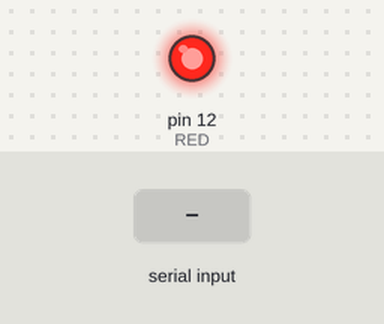
Recording of a sketch running on a simulated Arduino Uno, built with avr-gcc and run on an emulated ATmega328P. On the bench: output pins drawn as LEDs (lit = HIGH). The test bench sets the inputs (shaded band).

Above: at 1.2 s.
1.3 s: "90,45\n" received over Serial
At 1.9 s:
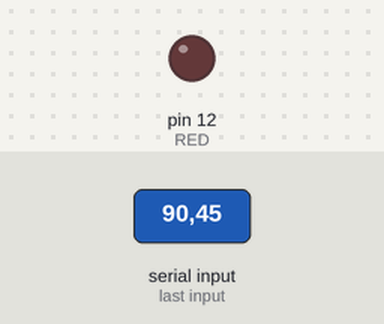
4.3 s: "30,150\n" received over Serial
At 6.4 s:
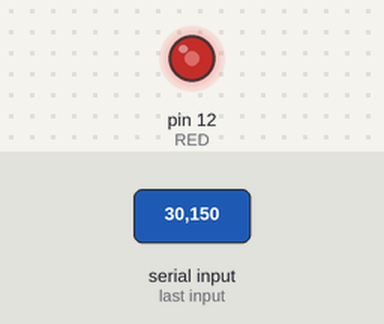
Timing chart, 0 to 13.3 s (numbered marks = the images above; inputs shaded):
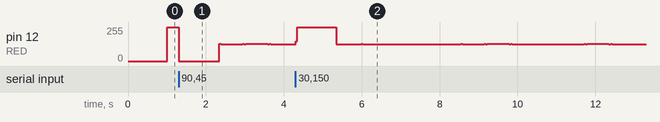

The sketch:

10_noUseDelay.ino
```cpp
/*
millis() 함수를 사용해 delay없이 지연하기
*/

unsigned long prevMillis = 0;
unsigned long interval = 1000;

int RED = 12;
int flag = 0;

void setup() {
  Serial.begin(9600);
  pinMode(RED, OUTPUT);
}

void loop() {
  unsigned long currMillis = millis();
//  Serial.print("curr: "); Serial.println(currMillis);

  if(Serial.available()>0){
    interval = Serial.parseInt();
  }

  if(currMillis - prevMillis > interval){
    prevMillis = currMillis;

    if(flag==0) flag = 1;
    else flag = 0;

    digitalWrite(RED, flag);
  }
}
```
